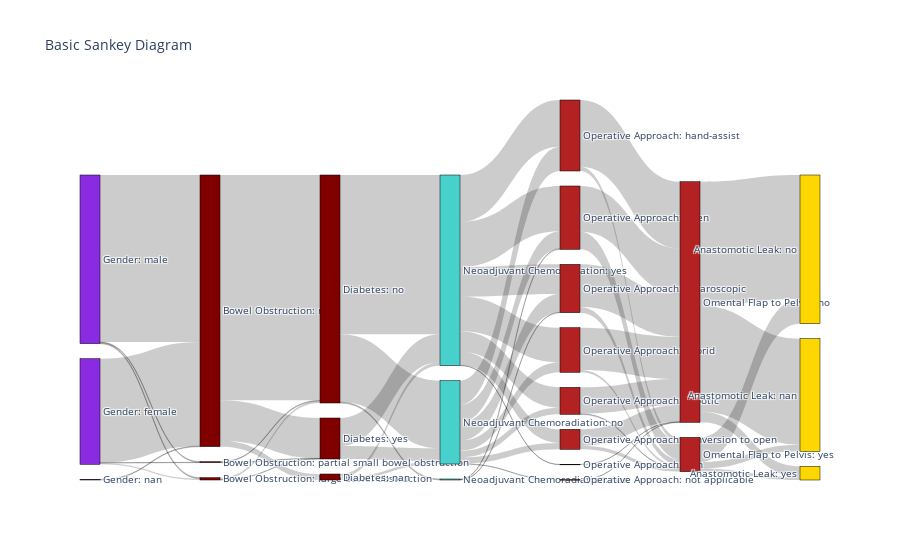

This figure's notebook cell:
### Code cell
# Create sankey/alluvial diagram
# Load color dict
with open('../Data Sources/Cleaned/color_dict.json') as fp:
  color_dict = json.load(fp)

fig = go.Figure(data=[go.Sankey(
  valueformat = ".2%",
  node = dict(
    pad = 15,
    thickness = 20,
    line = dict(color = "black", width = 0.5),
    label = labels,
    color = [color_dict[label.split(':')[0]] for label in labels]
  ),
  link = dict(
    source = sources, # indices correspond to labels, eg A1, A2, A1, B1, ...
    target = targets,
    value = values
  ))])

fig.update_layout(title_text="Basic Sankey Diagram", font_size=10)
fig.show()

### Figure 1 — Plotly figure (JSON) as saved in the notebook; plotly's stock layout.template omitted (floating-point values rounded to 4 significant figures)
{"data": [{"link": {"source": [0, 1, 2, 0, 1, 2, 0, 1, 2, 3, 4, 5, 3, 4, 5, 3, 4, 5, 6, 7, 8, 6, 7, 8, 6, 7, 8, 9, 10, 11, 9, 10, 11, 9, 10, 11, 9, 10, 11, 9, 10, 11, 9, 10, 11, 9, 10, 11, 9, 10, 11, 12, 13, 14, 15, 16, 17, 18, 19, 12, 13, 14, 15, 16, 17, 18, 19, 20, 21, 20, 21, 20, 21], "target": [3, 3, 3, 4, 4, 4, 5, 5, 5, 6, 6, 6, 7, 7, 7, 8, 8, 8, 9, 9, 9, 10, 10, 10, 11, 11, 11, 12, 12, 12, 13, 13, 13, 14, 14, 14, 15, 15, 15, 16, 16, 16, 17, 17, 17, 18, 18, 18, 19, 19, 19, 20, 20, 20, 20, 20, 20, 20, 20, 21, 21, 21, 21, 21, 21, 21, 21, 22, 22, 23, 23, 24, 24], "value": [0.6073, 0.3782, 0.002424, 0.003636, 0.004848, 0, 0.002424, 0.001212, 0, 0.8194, 0.007273, 0.002424, 0.1467, 0.001212, 0.001212, 0.02182, 0, 0, 0.5794, 0.1018, 0.01212, 0.2461, 0.04727, 0.009697, 0.003636, 0, 0, 0.1697, 0.08848, 0, 0.1648, 0.06303, 0.002424, 0.1079, 0.06667, 0.001212, 0.1261, 0.03636, 0, 0.07394, 0.02424, 0, 0.0497, 0.02303, 0, 0.001212, 0, 0, 0, 0.001212, 0, 0.2424, 0.1661, 0.1552, 0.1539, 0.09576, 0.05939, 0.001212, 0.001212, 0.01576, 0.06424, 0.02061, 0.008485, 0.002424, 0.01333, 0, 0, 0.4509, 0.0897, 0.3855, 0.02424, 0.03879, 0.01091]}, "node": {"color": ["BlueViolet", "BlueViolet", "BlueViolet", "Maroon", "Maroon", "Maroon", "Maroon", "Maroon", "Maroon", "MediumTurquoise", "MediumTurquoise", "MediumTurquoise", "FireBrick", "FireBrick", "FireBrick", "FireBrick", "FireBrick", "FireBrick", "FireBrick", "FireBrick", "FireBrick", "FireBrick", "Gold", "Gold", "Gold"], "label": ["Gender: male", "Gender: female", "Gender: nan", "Bowel Obstruction: nan", "Bowel Obstruction: large bowel obstruction", "Bowel Obstruction: partial small bowel obstruction", "Diabetes: no", "Diabetes: yes", "Diabetes: nan", "Neoadjuvant Chemoradiation: yes", "Neoadjuvant Chemoradiation: no", "Neoadjuvant Chemoradiation: nan", "Operative Approach: hand-assist", "Operative Approach: open", "Operative Approach: laparoscopic", "Operative Approach: hybrid", "Operative Approach: robotic", "Operative Approach: conversion to open", "Operative Approach: nan", "Operative Approach: not applicable", "Omental Flap to Pelvis: no", "Omental Flap to Pelvis: yes", "Anastomotic Leak: no", "Anastomotic Leak: nan", "Anastomotic Leak: yes"], "line": {"color": "black", "width": 0.5}, "pad": 15, "thickness": 20}, "type": "sankey", "valueformat": ".2%"}], "layout": {"font": {"size": 10}, "title": {"text": "Basic Sankey Diagram"}}}
